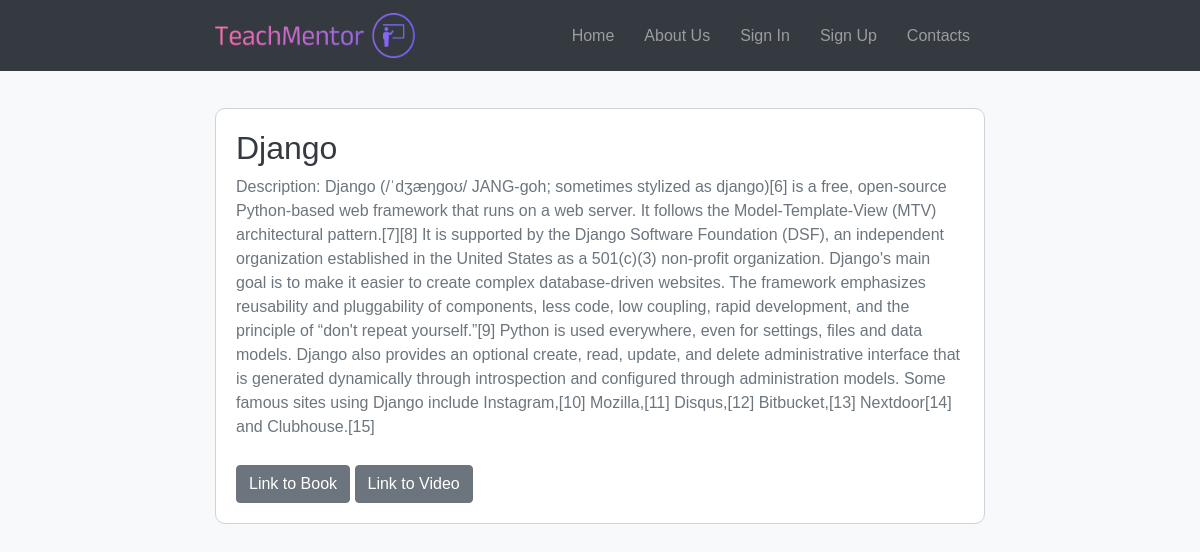
Before: /course_details/2/ with the older database file.
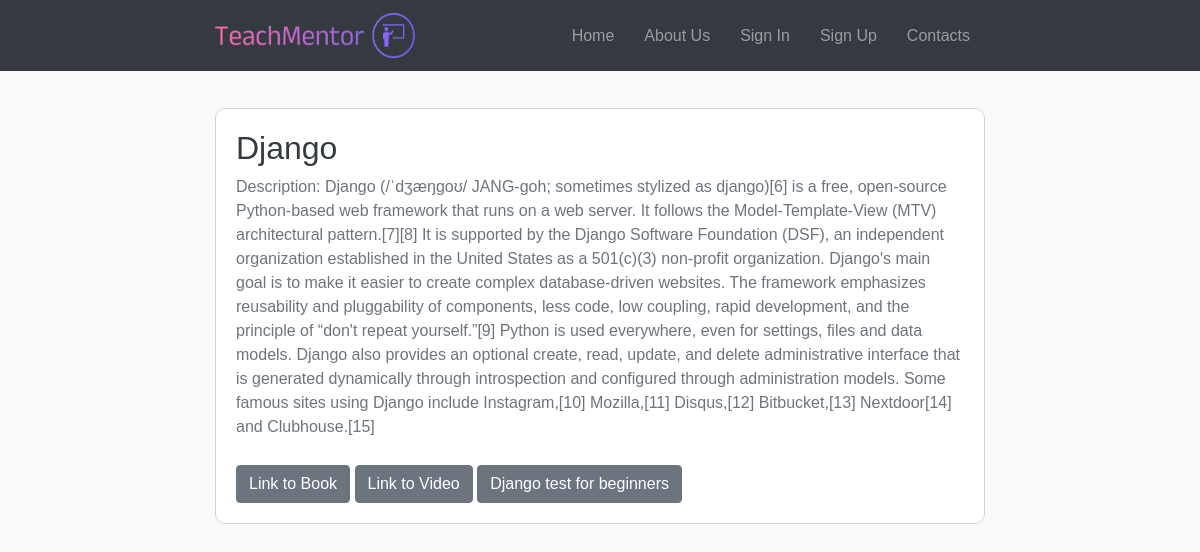
After: the same page with the newer database file.
### teachmentor_app/models.py (models this page shows, shortened)
class Test(models.Model):
    course = models.ForeignKey(Course, on_delete=models.CASCADE)
    title = models.CharField(max_length=60, blank=False)

### teachmentor_app/views.py (the view)
# urls.py: path('course_details/<int:course_id>/', course_details, name='course_details'),
def course_details(request, course_id):
    course = get_object_or_404(Course, pk=course_id)
    test = Test.objects.filter(course=course).first()  # Получаем тест для данного курса
    return render(request, 'course_details.html', {'course': course, 'test': test})

### templates/course_details.html (shortened to what this page needs)
{% load static %}
<!DOCTYPE html>
<html lang="en">
<head>
    <link rel="stylesheet" href="https://stackpath.bootstrapcdn.com/bootstrap/4.5.2/css/bootstrap.min.css">
    <link rel="stylesheet" href="https://cdnjs.cloudflare.com/ajax/libs/font-awesome/5.15.4/css/all.min.css">
</head>
<body>
<nav class="navbar navbar-expand-lg navbar-dark fixed-top">
    <div class="container">
        <a class="navbar-brand" href="/"><img src="{% static 'img/image.png' %}" width="200" height="45" alt="TechMentor"></a>
        <div class="collapse navbar-collapse" id="navbarSupportedContent">
            <ul class="navbar-nav ml-auto">
                <li class="nav-item">
                    <a class="nav-link" href="/">Home</a>
                </li>
                <li class="nav-item">
                    <a class="nav-link" href="{% url 'about' %}">About Us</a>
                </li>
                {% if user.is_authenticated %}
                         <li class="nav-item">
                        <a class="nav-link" href="{% url 'user_profile' %}">Profile</a>
                    </li>
                {% else %}
                    <li class="nav-item">
                        <a class="nav-link" href="{% url 'login' %}">Sign In</a>
                    </li>
                    <li class="nav-item">
                        <a class="nav-link" href="{% url 'register' %}">Sign Up</a>
                    </li>
                {% endif %}
                <li class="nav-item">
                    <a class="nav-link" href="{% url 'feedback' %}?name-feedback">Contacts</a>
                </li>
            </ul>
        </div>
    </div>
</nav>
<div class="container mt-5">
    <div class="course-details">
        <h2>{{ course.course_name }}</h2>
        <p>Description: {{ course.description }}</p>
        <a href="{{ course.book_link }}" class="btn btn-secondary" target="_blank">Link to Book</a>
        <a href="{{ course.video_link }}" class="btn btn-secondary" target="_blank">Link to Video</a>
        {%if test%}
        <a href="{% url 'test' test_id=test.id %}"  class="btn btn-secondary" target="_blank">{{ test.title }}</a>
        {%endif%}
    </div>
</div>
</body>
</html>

Changed rows visible on the page:
added Test: title "Django test for beginners"
